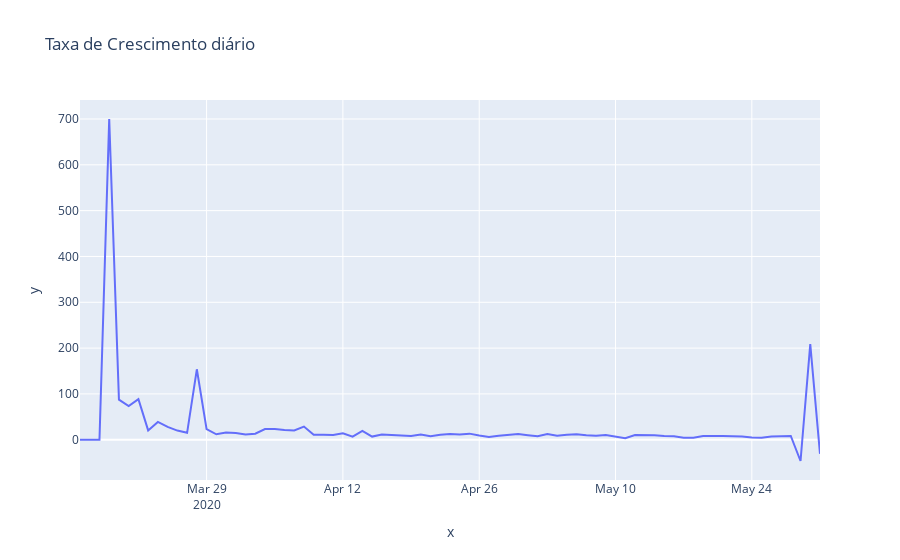

Write notebook code for a chart like this one.
### Code cell
primeiro_dia = north.date.loc[north.confirmed > 0].min()
px.line(x=pd.date_range(primeiro_dia, north.date.max())[1:],
       y=tx_dia, title='Taxa de Crescimento diário')
